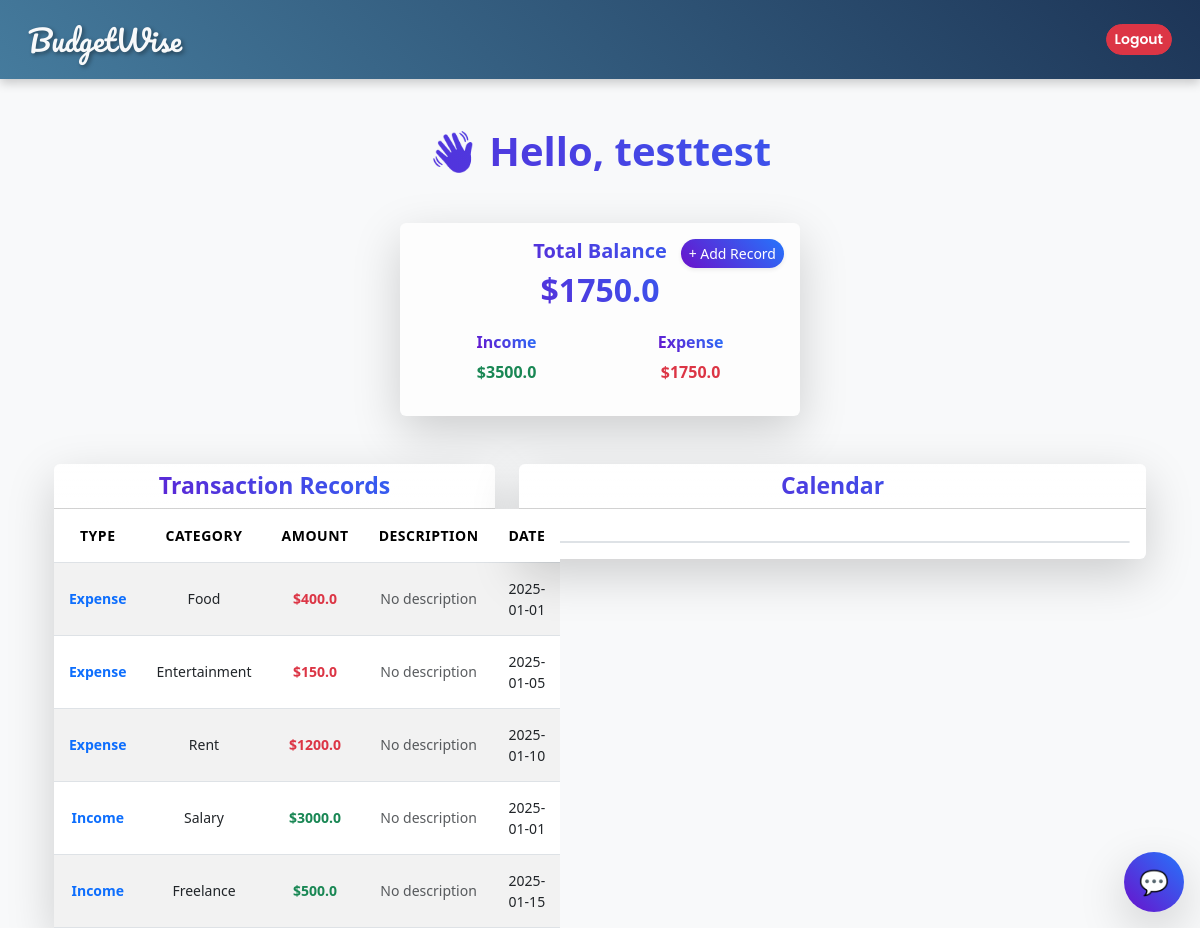
Page / (signed in) on the earlier database version.
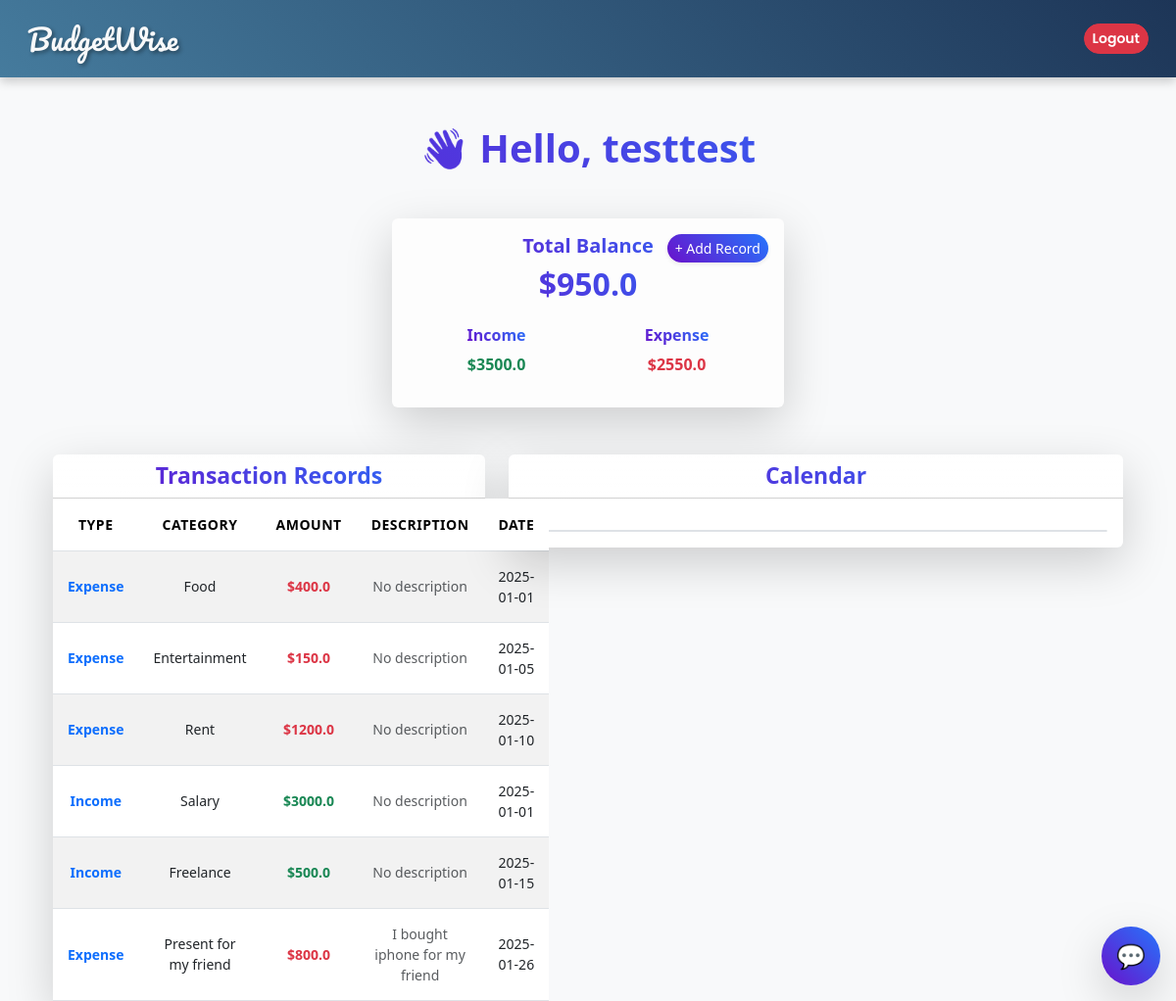
Same page on the later database version.
### tables this page shows
CREATE TABLE budgets (
            id INTEGER PRIMARY KEY AUTOINCREMENT,
            username TEXT NOT NULL,
            category TEXT NOT NULL,
            amount REAL NOT NULL,
            type TEXT NOT NULL CHECK (type IN ('Income', 'Expense')),
            date TEXT NOT NULL
        , description TEXT DEFAULT '');

### app.py (the view)
@app.route('/')
def index():
    if 'username' not in session:
        return redirect(url_for('login'))
    username = session['username']
    conn = sqlite3.connect(DATABASE)
    cursor = conn.cursor()
    cursor.execute('SELECT type, SUM(amount) FROM budgets WHERE username = ? GROUP BY type', (username,))
    budget_data = cursor.fetchall()
    income = sum(amount for t, amount in budget_data if t == 'Income')
    expense = sum(amount for t, amount in budget_data if t == 'Expense')
    balance = income - expense
    cursor.execute('SELECT type, category, amount, description, date FROM budgets WHERE username = ?', (username,))
    records = [
        {
            "type": row[0],
            "category": row[1],
            "amount": row[2],
            "description": row[3],
            "date": row[4]
        } for row in cursor.fetchall()
    ]
    conn.close()
    return render_template('index.html', balance=balance, income=income, expense=expense, records=records, username=username)

### templates/index.html (shortened to what this page needs)
{% extends "base.html" %}
{% block content %}
<div class="container mt-5">
    <h1 class="text-center mb-5 text-gradient">👋 Hello, {{ username }}</h1>
    <div class="row g-4">
        <div class="col-lg-12 d-flex justify-content-center">
            <div class="card shadow-lg border-0 position-relative mx-auto" style="width: 100%; max-width: 400px; background-color: #fdfdfd;">
                <button
                    class="btn btn-gradient btn-sm rounded-pill shadow-sm position-absolute top-0 end-0 m-3"
                    data-bs-toggle="modal"
                    data-bs-target="#addRecordModal">
                    + Add Record
                </button>
                <div class="card-body text-center">
                    <h5 class="text-muted">Total Balance</h5>
                    <h2 class="text-gradient fw-bold">${{ balance }}</h2>
                    <div class="d-flex justify-content-around mt-4">
                        <div>
                            <h6 class="text-muted">Income</h6>
                            <p class="text-success fw-bold">${{ income }}</p>
                        </div>
                        <div>
                            <h6 class="text-muted">Expense</h6>
                            <p class="text-danger fw-bold">${{ expense }}</p>
                        </div>
                    </div>
                </div>
            </div>
        </div>
    </div>
    <div class="row g-4 mt-4">
<div class="col-lg-5">
    <div class="card shadow-lg border-0">
        <div class="card-header bg-gradient text-white">
            <h5 class="mb-0">Transaction Records</h5>
        </div>
        <div class="card-body p-0">
            <table class="table table-hover table-striped mb-0 align-middle">
                <thead class="sticky-top bg-gradient text-white">
                    <tr>
                        <th scope="col" class="py-3" style="width: 10%;">Type</th>
                        <th scope="col" class="py-3" style="width: 20%;">Category</th>
                        <th scope="col" class="py-3" style="width: 20%;">Amount</th>
                        <th scope="col" class="py-3" style="width: 30%;">Description</th>
                        <th scope="col" class="py-3" style="width: 20%;">Date</th>
                    </tr>
                </thead>
               <tbody>
                {% for record in records %}
                <tr>
                    <td class="fw-bold text-primary">{{ record.type }}</td>
                    <td>{{ record.category }}</td>
                    <td class="text-{{ 'success' if record.type == 'Income' else 'danger' }} fw-bold">
                        ${{ record.amount }}
                    </td>
                    <td class="text-muted">
                        {{ record.description if record.description.strip() else 'No description' }}
                    </td>
                    <td>{{ record.date }}</td>
                </tr>
                {% endfor %}
            </tbody>
            </table>
        </div>
    </div>
</div>
        <div class="col-lg-7">
            <div class="card shadow-lg border-0">
                <div class="card-header bg-gradient text-white">
                    <h5 class="mb-0">Calendar</h5>
                </div>
                <div class="card-body">
                    <div id="calendar" class="rounded border mt-3" style="background-color: #fdfdfd;"></div>
                </div>
            </div>
        </div>
    </div>
</div>
<div id="chat-container" class="position-fixed bottom-0 end-0 p-3" style="z-index: 1050;">
    <button
        id="chatBtn"
        class="btn btn-gradient rounded-circle shadow-lg"
        style="width: 60px; height: 60px; font-size: 24px;">
        💬
    </button>
</div>
{% endblock %}

### templates/base.html (shortened to what this page needs)
<!DOCTYPE html>
<html lang="en">
<head>
    <link href="https://cdn.jsdelivr.net/npm/bootstrap@5.3.0-alpha3/dist/css/bootstrap.min.css" rel="stylesheet">
    <link rel="stylesheet" href="{{ url_for('static', filename='styles.css') }}">
</head>
<body>
    <nav class="navbar navbar-expand-lg navbar-dark sticky-top">
        <div class="container-fluid">
            <a class="navbar-brand" href="{{ url_for('index') }}">BudgetWise</a>
            <div class="collapse navbar-collapse justify-content-end" id="navbarNav">
                {% if session.get('username') %}
                    <a class="btn btn-danger btn-sm ms-3" href="{{ url_for('logout') }}">Logout</a>
                {% else %}
                    <a class="btn btn-primary btn-sm ms-3" href="{{ url_for('login') }}">Login</a>
                {% endif %}
            </div>
        </div>
    </nav>
    <div class="container mt-4">
        {% block content %}{% endblock %}
    </div>
</body>
</html>

### static/styles.css (style rules this page uses)
body { background-color: #f8f9fa; }
h1,h2,h3,h4,h5,h6 { background: linear-gradient(45deg, #6a11cb, #2575fc); -webkit-background-clip: text; -webkit-text-fill-color: transparent; font-weight: bold; }
.bg-gradient { background: linear-gradient(45deg, #6a11cb, #2575fc); }
.text-gradient { background: linear-gradient(45deg, #6a11cb, #2575fc); -webkit-background-clip: text; -webkit-text-fill-color: transparent; }
.btn-gradient { background: linear-gradient(45deg, #6a11cb, #2575fc); color: #fff; border: none; }

### templates/base.html (style rules this page uses)
.navbar-brand { font-family: 'Pacifico', cursive; font-size: 1.8rem; color: #f8f9fa !important; text-shadow: 2px 2px 4px rgba(0, 0, 0, 0.4); }
.navbar { background: linear-gradient(45deg, #457b9d, #1d3557); padding: 0.8rem 1rem; box-shadow: 0px 4px 10px rgba(0, 0, 0, 0.2); }
.btn-primary, .btn-danger { font-family: 'Poppins', sans-serif; font-weight: 600; border-radius: 20px; transition: background-color 0.3s ease; }
.sticky-top { position: sticky; top: 0; z-index: 1030; }

### templates/index.html (style rules this page uses)
.table { margin: 0; border-collapse: collapse; }
.table th, .table td { padding: 15px; font-size: 14px; text-align: center; vertical-align: middle; }
.table th { text-transform: uppercase; letter-spacing: 0.5px; color: black; }
.table-striped tbody tr:nth-of-type(odd) { background-color: #f9f9f9; }
.sticky-top { position: sticky; top: 0; z-index: 1; }
.bg-gradient { background: linear-gradient(90deg, #455bea, #5468ff); color: #fff; }
.text-center { text-align: center; }
.card-header h5 { font-size: 23px; text-align:center; }

Differences in the rows shown:
added budgets: type "Expense", category "Present for my friend", amount "800.0", description "I bought iphone for my friend", date "2025-01-26"
Other differences:
{{ balance }}: "1750.0" → "950.0"
{{ expense }}: "1750.0" → "2550.0"
